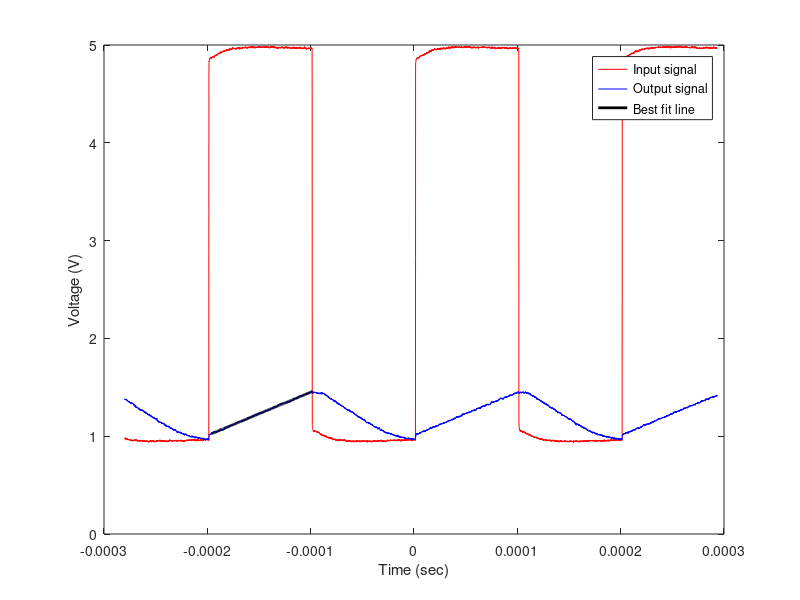

The MATLAB source for this figure:
%%Lab 9 
%experiment 3

load Large5kHz2V.csv
load SmallWave_Zoomed.csv
load SmallWave_ZoomedOut.csv

% Apply a small-amplitude square wave to the input of your circuit and observe both the
%input and output waveforms as a function of time.
%Extract a time constant both for the up-going and for the down-going
%output transitions. How do these compare with that which you compute from the measured
%values of the load capacitance and the differential-mode transconductance gain that you
%found in Experiment 2? In your report, include a single plot showing both scope traces
%along with the extracted time constants.

t = SmallWave_Zoomed(:,1);
tcut= t(3100:6000);
Vout = SmallWave_Zoomed(:,3);
Voutcut = Vout(3100:6000);
Vin = SmallWave_Zoomed(:,2);
Vincut = Vin(3100:6000);

% figure 
% limits = [0.5*10^(-4), 1.5*10^(-4), 0, 2.6];
% axis(limits)
% plot(tcut, Voutcut)
% hold on
% Tau = 0.0072;
% y1 = Vincut.*(1 - exp(-tcut./Tau));
% plot(tcut, y1, 'k')

%Next, increase the amplitude of your square wave so that it is a couple of volts.
%You will probably notice that the output
%of the amplifier follows a linear trajectory in time over most of its response 
%to the large input step. This behavior is called slewing, and the constant rate
%of change of the output voltage with respect to time is called the slew rate 
%of the amplifier. Extract a slew rate for both for the up-going and for the down-going 
%output transitions. How do these compare with those which you compute from the load 
%capacitance and the limiting values of the output current?
%In your report, include a single plot showing both scope traces along with 
%the extracted slew rates.
% 

tl = Large5kHz2V(:,1)
tlcut = tl(1200:2600);
sigl = Large5kHz2V(:,3);
siglcut = sigl(1200:2600);

P4 = polyfit(tlcut,siglcut,1);
yfit4 = P4(1)*tlcut+P4(2);

figure
plot(Large5kHz2V(:,1), Large5kHz2V(:,2), 'r')
hold on
plot(Large5kHz2V(:,1), Large5kHz2V(:,3), 'b')
plot(tlcut, yfit4, 'k', 'linewidth', 2)
xlabel('Time (sec)')
ylabel('Voltage (V)')
legend('Input signal', 'Output signal', 'Best fit line')